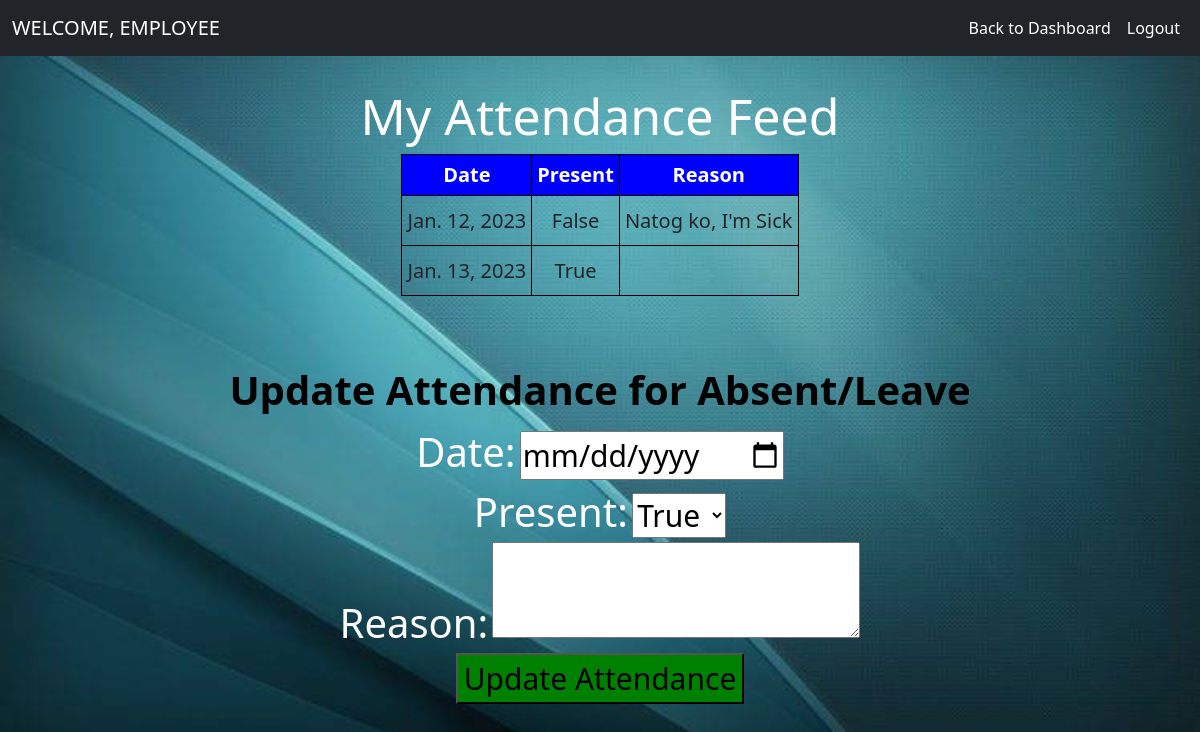
Page /user-attendance/ (signed in) on the committed database.
### other_features/models.py (models this page shows)
class Attendance(models.Model):
    user = models.ForeignKey(User, on_delete=models.CASCADE)
    date = models.DateField()
    present = models.BooleanField(default=False)
    reason = models.TextField(blank=True)

### other_features/views.py (the view)
# urls.py: path('user-attendance/',user_attendance, name='user_attendance'),
def user_attendance(request):
    attendance_records = Attendance.objects.filter(user=request.user)
    if request.method == 'POST':
        date = request.POST['date']
        present = request.POST['present']
    context = {'attendance_records': attendance_records}
    return render(request, 'user_attendance.html', context)

### other_features/templates/user_attendance.html (shortened to what this page needs)
{% extends 'emp_home.html' %}
{% block body %}
{% load static %}
<body style="background-image:url('{% static 'images/adb.jpg'%}'); background-repeat: no repeat; background-size: 100%">
<center>
    <h1>My Attendance Feed</h1>
    <table>
        <tr>
            <th>Date</th>
            <th>Present</th>
            <th>Reason</th>
        </tr>
        {% for record in attendance_records %}
            <tr>
                <td>{{ record.date }}</td>
                <td>{{ record.present }}</td>
                <td>{{ record.reason }}</td>
            </tr>
        {% endfor %}
    </table>
    <h2>Update Attendance for Absent/Leave</h2>
    <form method="post" action="{% url 'update_attendance' %}">
        <label for="id_date" style="font-size:40px; color:white">Date:</label>
        <input style="font-size:30px"type="date" name="date" id="id_date" required>
        <br>
        <label style="font-size:40px; color:white" for="id_present">Present:</label>
        <select style="font-size:30px" name="present" id="id_present">
          <option value="True">True</option>
        </select>
        <br>
        <label style="font-size:40px; color:white" for="id_reason">Reason:</label>
        <textarea style="font-size:30px" name="reason" id="id_reason"></textarea>
        <br>
        <input style="font-size:30px; background-color: green;" type="submit" value="Update Attendance">
    </form>
</center>
</body>
{% endblock  %}

### other_features/templates/user_attendance.html (style rules this page uses)
table { border-collapse: collapse; }
th, td { border: 1px solid black; padding: 5px; font-size:20px; text-align:center; height:50px; }
th { height:30px; text-align:center; background-color: blue; font-size:20px; color:white }
h1 { padding-top:30px; font-size: 50px; color: white; }
h2 { font-size: 40px; color: black; font-weight:bold; padding-top:70px; }

### rows in the picture
Attendance: date "Jan. 12, 2023", present "False", reason "Natog ko, I'm Sick"
Attendance: date "Jan. 13, 2023", present "True"
